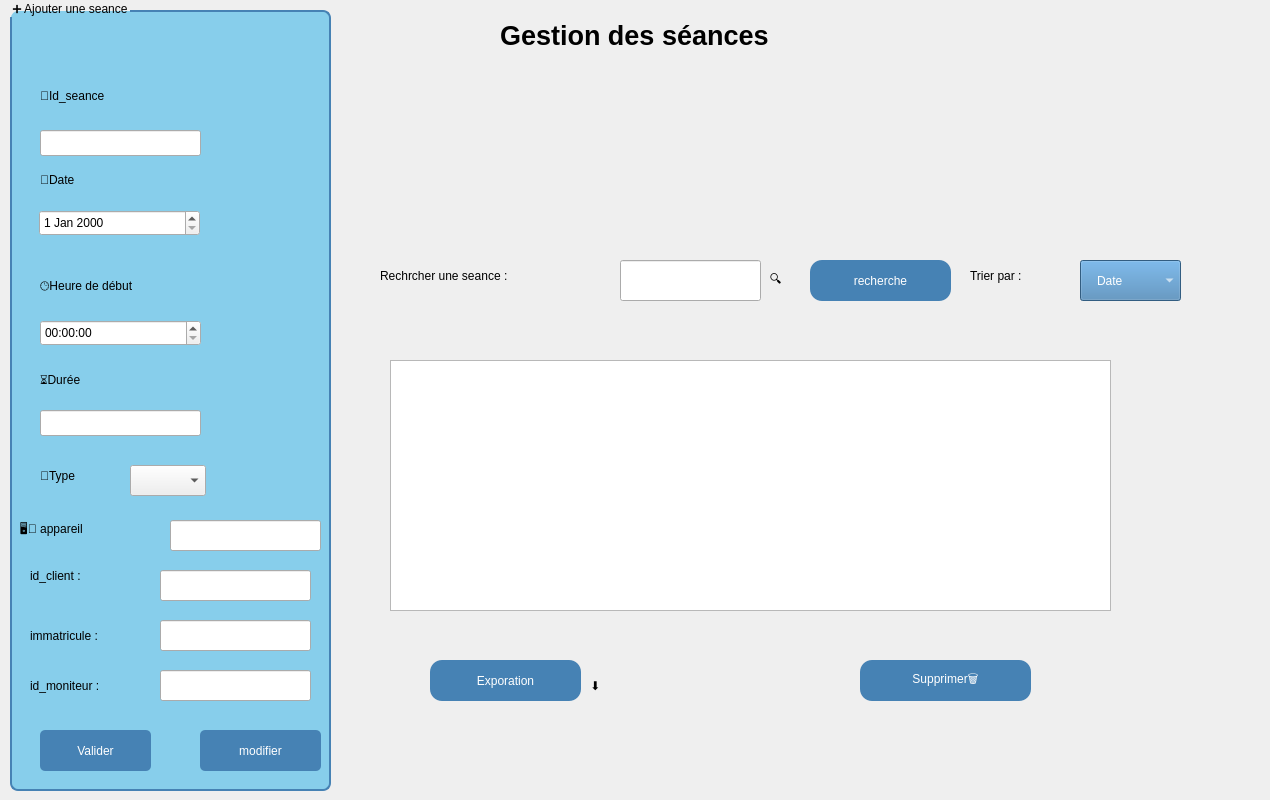
      <widget class="QWidget" name="tab_2">
       <attribute name="title">
        <string>Acceuil</string>
       </attribute>
       <widget class="QLabel" name="label_2">
        <property name="geometry">
         <rect>
          <x>380</x>
          <y>260</y>
          <width>251</width>
          <height>31</height>
         </rect>
        </property>
        <property name="styleSheet">
         <string notr="true">font: 14pt &quot;Segoe UI&quot;;</string>
        </property>
        <property name="text">
         <string>Rechrcher une seance :</string>
        </property>
       </widget>
       <widget class="QComboBox" name="comboBox_trier">
        <property name="geometry">
         <rect>
          <x>1080</x>
          <y>260</y>
          <width>101</width>
          <height>41</height>
         </rect>
        </property>
        <property name="styleSheet">
         <string notr="true">background-color: rgb(70, 130, 180);
font: 14pt &quot;Segoe UI&quot;;
font: 900 12pt &quot;Segoe UI&quot;;

    color: white;                /* لون النص */
         /* الحواف مدوّرة */
    padding: 8px 16px;  </string>
        </property>
        <item>
         <property name="text">
          <string>Date</string>
         </property>
        </item>
       </widget>
       <widget class="QLineEdit" name="lineEdit_recherche">
        <property name="geometry">
         <rect>
          <x>620</x>
          <y>260</y>
          <width>141</width>
          <height>41</height>
         </rect>
        </property>
        <property name="whatsThis">
         <string>&lt;html&gt;&lt;head/&gt;&lt;body&gt;&lt;p&gt;hhhh&lt;/p&gt;&lt;p&gt;&lt;br/&gt;&lt;/p&gt;&lt;/body&gt;&lt;/html&gt;</string>
        </property>
       </widget>
       <widget class="QLabel" name="label_3">
        <property name="geometry">
         <rect>
          <x>770</x>
          <y>260</y>
          <width>81</width>
          <height>41</height>
         </rect>
        </property>
        <property name="styleSheet">
         <string notr="true">font: 12pt &quot;Segoe UI&quot;;</string>
        </property>
        <property name="text">
         <string>🔍</string>
        </property>
       </widget>
       <widget class="QPushButton" name="pushButton_supprimer">
        <property name="geometry">
         <rect>
          <x>860</x>
          <y>660</y>
          <width>171</width>
          <height>41</height>
         </rect>
        </property>
        <property name="styleSheet">
         <string notr="true">background-color: rgb(70, 130, 180);
font: 14pt &quot;Segoe UI&quot;;
font: 900 12pt &quot;Segoe UI&quot;;

    color: white;                /* لون النص */
    border-radius: 12px;         /* الحواف مدوّرة */
    padding: 8px 16px;  
</string>
        </property>
        <property name="text">
         <string>Supprimer🗑️</string>
        </property>
       </widget>
       <widget class="QGroupBox" name="groupBox">
        <property name="geometry">
         <rect>
          <x>10</x>
          <y>0</y>
          <width>321</width>
          <height>791</height>
         </rect>
        </property>
        <property name="styleSheet">
         <string notr="true">QGroupBox {
	font: 900 9pt &quot;Segoe UI&quot;;
	font: 900 9pt &quot;Segoe UI&quot;;
	font: 16pt &quot;Segoe UI&quot;;
  
	background-color: rgb(135, 206, 235);
    border: 2px solid #4682B4;
    border-radius: 8px;
    margin-top: 10px;
}
QPushButton {
    background-color: #4682B4;
    color: white;
    border-radius: 5px;
    padding: 5px;
}
QPushButton:hover {
    background-color: #5A9BD5;
}</string>
        </property>
        <property name="title">
         <string>➕ Ajouter une seance</string>
        </property>
        <widget class="QLabel" name="label_4">
         <property name="geometry">
          <rect>
           <x>30</x>
           <y>80</y>
           <width>131</width>
           <height>31</height>
          </rect>
         </property>
         <property name="styleSheet">
          <string notr="true">font: 12pt &quot;Segoe UI&quot;;</string>
         </property>
         <property name="text">
          <string>🔑Id_seance</string>
         </property>
        </widget>
        <widget class="QLineEdit" name="lineEdit_id">
         <property name="geometry">
          <rect>
           <x>30</x>
           <y>130</y>
           <width>161</width>
           <height>26</height>
          </rect>
         </property>
        </widget>
        <widget class="QLabel" name="label_5">
         <property name="geometry">
          <rect>
           <x>30</x>
           <y>170</y>
           <width>91</width>
           <height>20</height>
          </rect>
         </property>
         <property name="styleSheet">
          <string notr="true">font: 12pt &quot;Segoe UI&quot;;</string>
         </property>
         <property name="text">
          <string>📅Date</string>
         </property>
        </widget>
        <widget class="QDateEdit" name="dateEdit_date">
         <property name="geometry">
          <rect>
           <x>29</x>
           <y>210</y>
           <width>161</width>
           <height>26</height>
          </rect>
         </property>
         <property name="styleSheet">
          <string notr="true">font: 12pt &quot;Segoe UI&quot;;</string>
         </property>
        </widget>
        <widget class="QLabel" name="label_8">
         <property name="geometry">
          <rect>
           <x>30</x>
           <y>270</y>
           <width>191</width>
           <height>31</height>
          </rect>
         </property>
         <property name="styleSheet">
          <string notr="true">font: 12pt &quot;Segoe UI&quot;;</string>
         </property>
         <property name="text">
          <string>🕒Heure de début</string>
         </property>
        </widget>
        <widget class="QTimeEdit" name="timeEdit_heure">
         <property name="geometry">
          <rect>
           <x>30</x>
           <y>320</y>
           <width>161</width>
           <height>26</height>
          </rect>
         </property>
         <property name="styleSheet">
          <string notr="true">font: 12pt &quot;Segoe UI&quot;;</string>
         </property>
        </widget>
        <widget class="QLabel" name="label_9">
         <property name="geometry">
          <rect>
           <x>30</x>
           <y>370</y>
           <width>111</width>
           <height>20</height>
          </rect>
         </property>
         <property name="styleSheet">
          <string notr="true">font: 12pt &quot;Segoe UI&quot;;</string>
         </property>
         <property name="text">
          <string>⏳Durée</string>
         </property>
        </widget>
        <widget class="QLineEdit" name="lineEdit_duree">
         <property name="geometry">
          <rect>
           <x>30</x>
           <y>410</y>
           <width>161</width>
           <height>26</height>
          </rect>
         </property>
        </widget>
        <widget class="QLabel" name="label_10">
         <property name="geometry">
          <rect>
           <x>30</x>
           <y>460</y>
           <width>81</width>
           <height>31</height>
          </rect>
         </property>
         <property name="styleSheet">
          <string notr="true">font: 12pt &quot;Segoe UI&quot;;</string>
         </property>
         <property name="text">
          <string>🚗Type</string>
         </property>
        </widget>
        <widget class="QComboBox" name="comboBox_type">
         <property name="geometry">
          <rect>
           <x>120</x>
           <y>465</y>
           <width>76</width>
           <height>31</height>
          </rect>
         </property>
         <property name="styleSheet">
          <string notr="true">font: 12pt &quot;Segoe UI&quot;;</string>
         </property>
         <item>
          <property name="text">
           <string/>
          </property>
         </item>
         <item>
          <property name="text">
           <string>code</string>
          </property>
         </item>
         <item>
          <property name="text">
           <string>Conduite</string>
          </property>
         </item>
         <item>
          <property name="text">
           <string>Parc</string>
          </property>
         </item>
        </widget>
        <widget class="QPushButton" name="pushButton_valider">
         <property name="geometry">
          <rect>
           <x>30</x>
           <y>730</y>
           <width>111</width>
           <height>41</height>
          </rect>
         </property>
         <property name="styleSheet">
          <string notr="true">font: 12pt &quot;Segoe UI&quot;;</string>
         </property>
         <property name="text">
          <string>Valider</string>
         </property>
        </widget>
        <widget class="QPushButton" name="pushButton_modifier">
         <property name="geometry">
          <rect>
           <x>190</x>
           <y>730</y>
           <width>121</width>
           <height>41</height>
          </rect>
         </property>
         <property name="styleSheet">
          <string notr="true">font: 12pt &quot;Segoe UI&quot;;</string>
         </property>
         <property name="text">
          <string>modifier</string>
         </property>
        </widget>
        <widget class="QLabel" name="label_14">
         <property name="geometry">
          <rect>
           <x>10</x>
           <y>510</y>
           <width>141</width>
           <height>41</height>
          </rect>
         </property>
         <property name="styleSheet">
          <string notr="true">font: 12pt &quot;Segoe UI&quot;;</string>
         </property>
         <property name="text">
          <string>🖥️🚗 appareil </string>
         </property>
        </widget>
        <widget class="QLineEdit" name="lineEdit_appareil">
         <property name="geometry">
          <rect>
           <x>160</x>
           <y>520</y>
           <width>151</width>
           <height>31</height>
          </rect>
         </property>
        </widget>
        <widget class="QLabel" name="label_15">
         <property name="geometry">
          <rect>
           <x>20</x>
           <y>560</y>
           <width>91</width>
           <height>31</height>
          </rect>
         </property>
         <property name="styleSheet">
          <string notr="true">font: 12pt &quot;Segoe UI&quot;;</string>
         </property>
         <property name="text">
          <string>id_client :</string>
         </property>
        </widget>
        <widget class="QLineEdit" name="lineEdit_id_client">
         <property name="geometry">
          <rect>
           <x>150</x>
           <y>570</y>
           <width>151</width>
           <height>31</height>
          </rect>
         </property>
        </widget>
        <widget class="QLineEdit" name="lineEdit_id_moniteur">
         <property name="geometry">
          <rect>
           <x>150</x>
           <y>670</y>
           <width>151</width>
           <height>31</height>
          </rect>
         </property>
        </widget>
        <widget class="QLineEdit" name="lineEdit_immatricule">
         <property name="geometry">
          <rect>
           <x>150</x>
           <y>620</y>
           <width>151</width>
           <height>31</height>
          </rect>
         </property>
        </widget>
        <widget class="QLabel" name="label_16">
         <property name="geometry">
          <rect>
           <x>20</x>
           <y>620</y>
           <width>121</width>
           <height>31</height>
          </rect>
         </property>
         <property name="styleSheet">
          <string notr="true">font: 12pt &quot;Segoe UI&quot;;</string>
         </property>
         <property name="text">
          <string>immatricule :</string>
         </property>
        </widget>
        <widget class="QLabel" name="label_17">
         <property name="geometry">
          <rect>
           <x>20</x>
           <y>670</y>
           <width>101</width>
           <height>31</height>
          </rect>
         </property>
         <property name="styleSheet">
          <string notr="true">font: 12pt &quot;Segoe UI&quot;;</string>
         </property>
         <property name="text">
          <string>id_moniteur :</string>
         </property>
        </widget>
       </widget>
       <widget class="QPushButton" name="pushButton_recherche">
        <property name="geometry">
         <rect>
          <x>810</x>
          <y>260</y>
          <width>141</width>
          <height>41</height>
         </rect>
        </property>
        <property name="styleSheet">
         <string notr="true">background-color: rgb(70, 130, 180);
font: 14pt &quot;Segoe UI&quot;;
font: 900 12pt &quot;Segoe UI&quot;;

    color: white;                /* لون النص */
    border-radius: 12px;         /* الحواف مدوّرة */
    padding: 8px 16px;  </string>
        </property>
        <property name="text">
         <string>recherche</string>
        </property>
       </widget>
       <widget class="QLabel" name="label_12">
        <property name="geometry">
         <rect>
          <x>970</x>
          <y>260</y>
          <width>101</width>
          <height>31</height>
         </rect>
        </property>
        <property name="styleSheet">
         <string notr="true">font: 14pt &quot;Segoe UI&quot;;</string>
        </property>
        <property name="text">
         <string>Trier par :</string>
        </property>
       </widget>
       <widget class="QPushButton" name="pushButton_export">
        <property name="geometry">
         <rect>
          <x>430</x>
          <y>660</y>
          <width>151</width>
          <height>41</height>
         </rect>
        </property>
        <property name="styleSheet">
         <string notr="true">background-color: rgb(70, 130, 180);
font: 14pt &quot;Segoe UI&quot;;
font: 900 12pt &quot;Segoe UI&quot;;

    color: white;                /* لون النص */
    border-radius: 12px;         /* الحواف مدوّرة */
    padding: 8px 16px;  
</string>
        </property>
        <property name="text">
         <string>Exporation</string>
        </property>
       </widget>
       <widget class="QLabel" name="label_13">
        <property name="geometry">
         <rect>
          <x>590</x>
          <y>670</y>
          <width>63</width>
          <height>31</height>
         </rect>
        </property>
        <property name="styleSheet">
         <string notr="true">font: 14pt &quot;Segoe UI&quot;;</string>
        </property>
        <property name="text">
         <string>⬇️</string>
        </property>
       </widget>
       <widget class="QLabel" name="label_19">
        <property name="geometry">
         <rect>
          <x>360</x>
          <y>60</y>
          <width>901</width>
          <height>181</height>
         </rect>
        </property>
        <property name="text">
         <string/>
        </property>
        <property name="pixmap">
         <pixmap>../../Downloads/WhatsApp Image 2025-09-24 at 15.27.43.jpeg</pixmap>
        </property>
       </widget>
       <widget class="QLabel" name="label">
        <property name="geometry">
         <rect>
          <x>500</x>
          <y>10</y>
          <width>481</width>
          <height>51</height>
         </rect>
        </property>
        <property name="text">
         <string>&lt;html&gt;&lt;head/&gt;&lt;body&gt;&lt;p&gt;&lt;span style=&quot; font-size:20pt; font-weight:700;&quot;&gt;Gestion des séances&lt;/span&gt;&lt;/p&gt;&lt;/body&gt;&lt;/html&gt;</string>
        </property>
       </widget>
       <widget class="QTableView" name="tableView_seances">
        <property name="geometry">
         <rect>
          <x>390</x>
          <y>360</y>
          <width>721</width>
          <height>251</height>
         </rect>
        </property>
        <property name="styleSheet">
         <string notr="true">background-color: #00008B;   /* أزرق غامق */
    color: white;                /* النص أبيض */
    gridline-color: white;       /* لون الخطوط */
    border-radius: 8px;          /* حواف مستديرة */
}
QHeaderView::section {
    background-color: #34495e;   /* رمادي غامق للـ header */
    color: white;
    padding: 4px;
    border: 1px solid #2c3e50;</string>
        </property>
       </widget>
      </widget>
